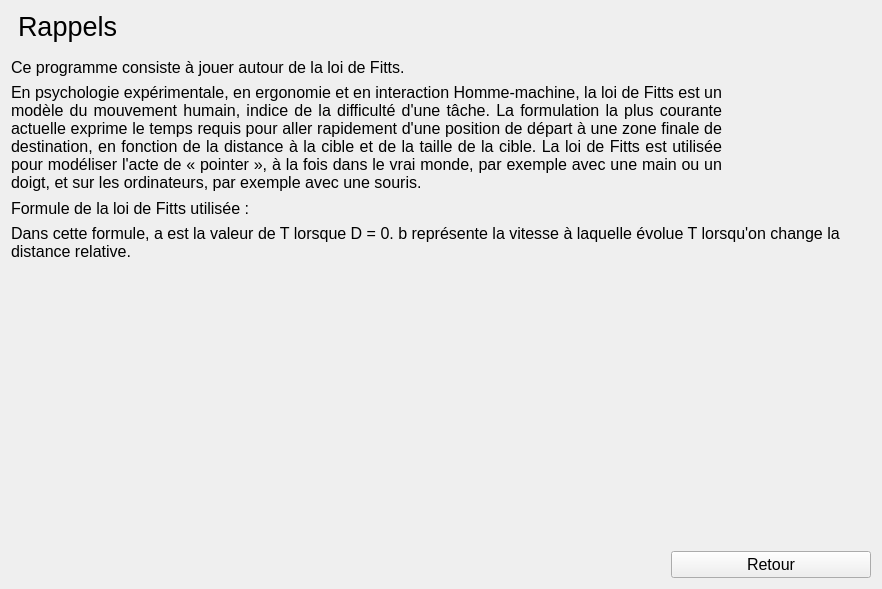
<?xml version="1.0" encoding="UTF-8"?>
<ui version="4.0">
 <class>Reminder</class>
 <widget class="QWidget" name="Reminder">
  <property name="geometry">
   <rect>
    <x>0</x>
    <y>0</y>
    <width>882</width>
    <height>589</height>
   </rect>
  </property>
  <property name="windowTitle">
   <string>Form</string>
  </property>
  <layout class="QGridLayout" name="gridLayout">
   <item row="4" column="0">
    <spacer name="verticalSpacer_3">
     <property name="orientation">
      <enum>Qt::Vertical</enum>
     </property>
     <property name="sizeHint" stdset="0">
      <size>
       <width>20</width>
       <height>116</height>
      </size>
     </property>
    </spacer>
   </item>
   <item row="2" column="0">
    <layout class="QHBoxLayout" name="horizontalLayout">
     <item>
      <widget class="QLabel" name="label">
       <property name="maximumSize">
        <size>
         <width>500</width>
         <height>31</height>
        </size>
       </property>
       <property name="font">
        <font>
         <pointsize>12</pointsize>
        </font>
       </property>
       <property name="text">
        <string>Formule de la loi de Fitts utilisée : </string>
       </property>
      </widget>
     </item>
     <item>
      <spacer name="horizontalSpacer">
       <property name="orientation">
        <enum>Qt::Horizontal</enum>
       </property>
       <property name="sizeHint" stdset="0">
        <size>
         <width>128</width>
         <height>20</height>
        </size>
       </property>
      </spacer>
     </item>
     <item>
      <widget class="QLabel" name="image">
       <property name="maximumSize">
        <size>
         <width>201</width>
         <height>49</height>
        </size>
       </property>
       <property name="text">
        <string/>
       </property>
       <property name="pixmap">
        <pixmap resource="../src/icons.qrc">:/icons/fitts_formula.png</pixmap>
       </property>
       <property name="scaledContents">
        <bool>true</bool>
       </property>
      </widget>
     </item>
    </layout>
   </item>
   <item row="1" column="0">
    <layout class="QVBoxLayout" name="verticalLayout">
     <item>
      <layout class="QHBoxLayout" name="horizontalLayout_2">
       <item>
        <layout class="QVBoxLayout" name="verticalLayout_2">
         <item>
          <widget class="QLabel" name="label_2">
           <property name="font">
            <font>
             <pointsize>12</pointsize>
            </font>
           </property>
           <property name="text">
            <string>Ce programme consiste à jouer autour de la loi de Fitts.</string>
           </property>
          </widget>
         </item>
         <item>
          <widget class="QLabel" name="label_3">
           <property name="font">
            <font>
             <pointsize>12</pointsize>
            </font>
           </property>
           <property name="styleSheet">
            <string notr="true">qproperty-alignment: 'AlignVCenter'; qproperty-wordWrap: true;</string>
           </property>
           <property name="text">
            <string>En psychologie expérimentale, en ergonomie et en interaction Homme-machine, la loi de Fitts est un modèle du mouvement humain, indice de la difficulté d'une tâche. La formulation la plus courante actuelle exprime le temps requis pour aller rapidement d'une position de départ à une zone finale de destination, en fonction de la distance à la cible et de la taille de la cible. La loi de Fitts est utilisée pour modéliser l'acte de « pointer », à la fois dans le vrai monde, par exemple avec une main ou un doigt, et sur les ordinateurs, par exemple avec une souris.</string>
           </property>
           <property name="textFormat">
            <enum>Qt::PlainText</enum>
           </property>
           <property name="scaledContents">
            <bool>true</bool>
           </property>
           <property name="alignment">
            <set>Qt::AlignJustify|Qt::AlignVCenter</set>
           </property>
           <property name="wordWrap">
            <bool>true</bool>
           </property>
           <property name="margin">
            <number>0</number>
           </property>
           <property name="indent">
            <number>-1</number>
           </property>
          </widget>
         </item>
        </layout>
       </item>
       <item>
        <widget class="QLabel" name="label_4">
         <property name="maximumSize">
          <size>
           <width>200</width>
           <height>150</height>
          </size>
         </property>
         <property name="text">
          <string/>
         </property>
         <property name="pixmap">
          <pixmap resource="../src/icons.qrc">:/icons/Fitts_Law_example.png</pixmap>
         </property>
         <property name="scaledContents">
          <bool>true</bool>
         </property>
         <property name="wordWrap">
          <bool>false</bool>
         </property>
        </widget>
       </item>
      </layout>
     </item>
    </layout>
   </item>
   <item row="3" column="0">
    <layout class="QVBoxLayout" name="verticalLayout_3">
     <item>
      <widget class="QLabel" name="label_5">
       <property name="font">
        <font>
         <pointsize>12</pointsize>
        </font>
       </property>
       <property name="text">
        <string>Dans cette formule, a est la valeur de T lorsque D = 0. b représente la vitesse à laquelle évolue T lorsqu'on change la distance relative.</string>
       </property>
       <property name="wordWrap">
        <bool>true</bool>
       </property>
      </widget>
     </item>
    </layout>
   </item>
   <item row="5" column="0">
    <layout class="QHBoxLayout" name="horizontalLayout_3">
     <item>
      <spacer name="horizontalSpacer_2">
       <property name="orientation">
        <enum>Qt::Horizontal</enum>
       </property>
       <property name="sizeHint" stdset="0">
        <size>
         <width>40</width>
         <height>20</height>
        </size>
       </property>
      </spacer>
     </item>
     <item>
      <widget class="QPushButton" name="RetourButton">
       <property name="minimumSize">
        <size>
         <width>200</width>
         <height>0</height>
        </size>
       </property>
       <property name="font">
        <font>
         <pointsize>12</pointsize>
        </font>
       </property>
       <property name="text">
        <string>Retour</string>
       </property>
      </widget>
     </item>
    </layout>
   </item>
   <item row="0" column="0">
    <widget class="QLabel" name="label_6">
     <property name="styleSheet">
      <string notr="true"> font: 20pt; padding-bottom: 10px;</string>
     </property>
     <property name="text">
      <string>Rappels</string>
     </property>
    </widget>
   </item>
  </layout>
 </widget>
 <resources>
  <include location="../src/icons.qrc"/>
 </resources>
 <connections/>
</ui>
